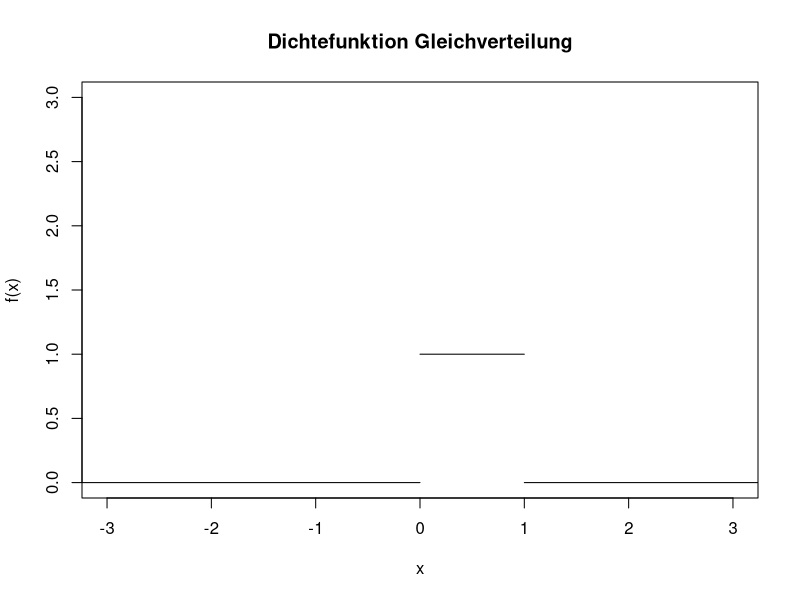
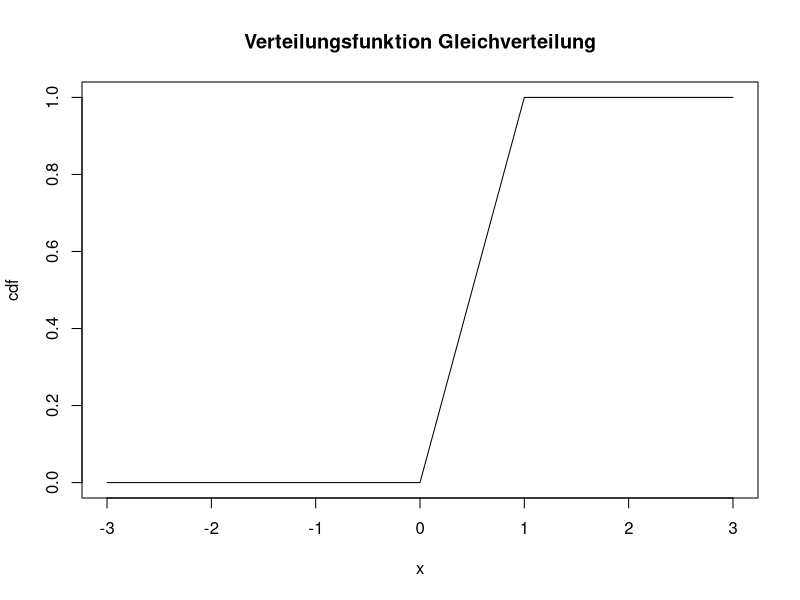

R code for these plots, in order:
xlim  <- c(-3, 3)
ylim  <- c(0, 3)
a <- 0
b <- 1
x <- seq(xlim[1], xlim[2], by=0.1)
dens <- stepfun(c(a,b), c(0, 1/(b-a), 0))
plot(dens, xlim=xlim, ylim=ylim, verticals=F, pch=NA,
		 main="Dichtefunktion Gleichverteilung")
cdf  <- punif(x, min=a, max=b)
plot(x, cdf, type="l", 
		 main="Verteilungsfunktion Gleichverteilung")